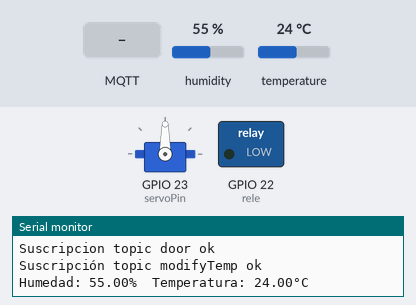
The sketch below on a simulated ESP32. On the bench: servo, switched loads named in the sketch (green lamp = pin HIGH), the last lines printed to the serial monitor. Inputs (shaded band) come from the test bench; at power-on: temperature 24 °C, humidity 55 %. WiFi joins after 1.5 s; servers stay silent unless stated; no MQTT or app messages arrive unless stated.

Above: at 2.7 s.
2.8 s: temperature set to 28 °C
5.9 s: temperature set to 31 °C
8.6 s: MQTT message "abrir" arrives on the second subscribed topic
At 22.3 s:
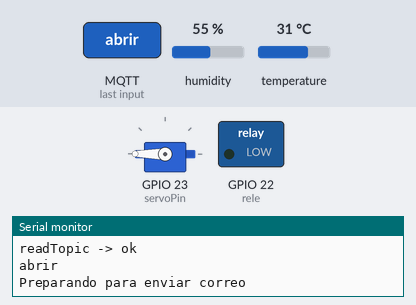
At 24.3 s:
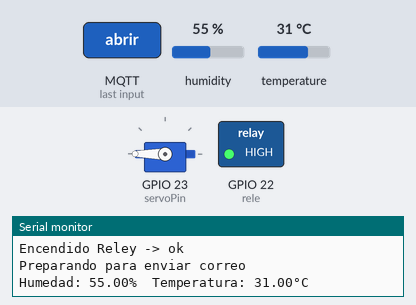
Timing chart, 0 to 25.8 s (numbered marks = the images above; inputs shaded):
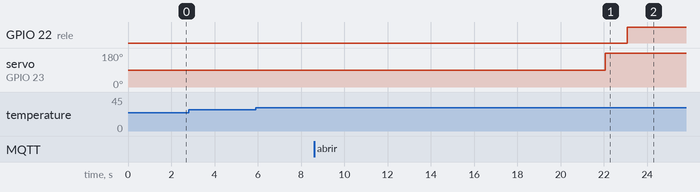

The sketch:

proyecto_final_IoT.ino
```cpp
#include <ThingSpeak.h>
#include <ESP32_MailClient.h>
#include <DHT.h>
#include <ESP32Servo.h>
#include <WiFi.h>
#include <PubSubClient.h>


#define DHTPIN 4
#define DHTTYPE DHT11

//**************
//**** MQTT CONFIG *****
//**************
const char *mqtt_server = "node02.myqtthub.com";
const int mqtt_port = 1883;
const char *mqtt_user = "1";
const char *mqtt_pass = "11";
const char *root_topic_subscribe = "InfoHogar/in";
const char *root_topic_publish = "InfoHogar/out";

const char *root_topic_subscribe_door = "InfoHogar/puerta";
const char *root_topic_subscribe_modifyTemp = "InfoHogar/modifcartemperatura";
const char *root_topic_publish_data = "InfoHogar/Datos";
const char *root_topic_publish_temp = "InfoHogar/temperatura";
const char *root_topic_publish_humedity = "InfoHogar/humedad";

unsigned long channelID = 1755749;                //ID de vuestro canal.
const char* WriteAPIKey = "T8R9QSDZ1YD37337";     //Write API Key de vuestro canal.

//Config mail
#define emailSenderAccount    "electivaiotunisangil@gmail.com"
#define emailSenderPassword   "ElectivaIOT20"
#define emailRecipient        "jonhfuentes4@unisangil.edu.co"
#define smtpServer            "smtp.gmail.com"
#define smtpServerPort        465

String emailSubject = "MENSAJE ENVIADO DESDE ESP 32";
String emailBodyMessage = "<div style=\"color:#000000;\"><p>- DATOS ESP 32</p></div>";

//**************
//**** WIFICONFIG ******
//**************
const char* ssid ="red1" ;
const char* password="00000000";

//**************
//**** GLOBAL CONFIG *****
//**************
float temperature=0;
float humidity=0;
int stateRele=0;
int stateServo=0;
static const int servoPin = 23;
const int rele = 22;

String topic="";
String body="";
int tempModify=29;
int banderaControllerTempMail = 0;
float lastTemperature;

const unsigned long publishTempAll = 25000;
unsigned long lastPublishTempAll;

const unsigned long publishHumedityAll = 25000;
unsigned long lastPublishHumedityAll;


//objects
DHT dht(DHTPIN, DHTTYPE);
Servo myservo;
SMTPData smtpData;


//**************
//**** GLOBALES   ******
//**************
WiFiClient espClient;
PubSubClient client(espClient);
char msg[25];
long count=0;

//************************
//** F U N C I O N E S ***
//************************
void callback(char* topic, byte* payload, unsigned int length);
void reconnect();
void setup_wifi();
// Callback function to get the Email sending status
void sendCallback(SendStatus info);

void read_sensor_data(void * parameter) {
   for (;;) {
    readDataSensor();
    readModifyTemp();
   }
}

void readDataSensor(){
  humidity = dht.readHumidity();
  lastTemperature = dht.readTemperature();
  if(!isnan(lastTemperature)){
    temperature = lastTemperature;
    }
  Serial.print(F("Humedad: "));
  Serial.print(humidity);
  Serial.print("%");
  Serial.print(F("  Temperatura: "));
  Serial.print(temperature);
  Serial.println(F("°C "));
  delay(1000);
  }

void readTopicDoor(){
  Serial.println(topic);
  if(topic!=""){
    String readTopic = topic.substring(10,16);
    Serial.println(readTopic);
    if(readTopic=="puerta"){
      if(body=="abrir"){
        Serial.println("readTopic -> ok");
        Serial.println(body);
        myservo.write(180);
        emailSubject = "ESP32 ALERTA - PUERTA ABIERTA";
        emailBodyMessage = "<div style=\"color:#2f4468;\"><h1>Hola esto es una notificacion!</h1><p>- La puerta a sido abierta</p></div>";
        ConfigSendMailTo();
        topic="";
        stateServo = 1;
        }
      if(body=="cerrar"){
        Serial.println("readTopic -> ok");
        Serial.println(body);
        myservo.write(1);
        topic="";
        stateServo = 0;
        }
       if(body=="enviarCorreo"){
        Serial.println("enviarCorreo -> ok");
        Serial.println(body);
        ConfigSendMailTo();
        }
      }
    }
  }

 void readModifyTemp(){
  Serial.println(topic);
  if(topic!=""){
    String readTopic = topic.substring(10,29);
    Serial.println(readTopic);
    if(readTopic=="modifcartemperatura"){
      if(body.toInt()>=0){
        Serial.println("readModifyTemp -> ok");
        Serial.println(body.toInt());
        tempModify = body.toInt();
        topic="";
        }
      }
    }
  }

 void controllerTemp(){
  if(temperature>tempModify){
    Serial.println("Encendido Reley -> ok");
    digitalWrite(rele,HIGH);
    emailSubject = "ESP32 ALERTA - VENTILADOR ENCENDIDO";
    emailBodyMessage = "<div style=\"color:#2f4468;\"><h1>Hola señor usuario, esto es una notificacion!</h1><p>- La temperatura a subido, obligando a encender el ventilador</p></div>";
    if(banderaControllerTempMail == 0){
      ConfigSendMailTo();
      banderaControllerTempMail = 1;
      }
    }else{
      Serial.println("Apagado Reley -> ok");
      digitalWrite(rele,LOW);
      banderaControllerTempMail = 0;
      }
  }

  // Callback function to get the Email sending status
void sendCallback(SendStatus msg) {
  // Print the current status
  Serial.println(msg.info());

  // Do something when complete
  if (msg.success()) {
    Serial.println("----------------");
  }
}


void setup_task() {
  xTaskCreate(
    read_sensor_data,
    "Read sensor data",
    1000,
    NULL,
    1,
    NULL
  );
}

void initServo(){
  // Allow allocation of all timers for servo library
  ESP32PWM::allocateTimer(0);
  ESP32PWM::allocateTimer(1);
  ESP32PWM::allocateTimer(2);
  ESP32PWM::allocateTimer(3);
  // Set servo PWM frequency to 50Hz
  myservo.setPeriodHertz(50);
  // Attach to servo and define minimum and maximum positions
  // Modify as required
  myservo.attach(servoPin,500, 2400);
  }


void setup() {
  pinMode(rele,OUTPUT);
  initServo();
  dht.begin();
  Serial.begin(115200);
  setup_wifi();
  setup_task();
  client.setServer(mqtt_server, mqtt_port);
  client.setCallback(callback);

  ThingSpeak.begin(espClient);
}

void loop() {
  if (!client.connected()) {
    reconnect();
  }

  if (client.connected()){
    dataPublish();
    tempPublish();
    humedityPublish();
    readTopicDoor();
    controllerTemp();
    ThingSpeak.writeFields(channelID,WriteAPIKey);
    Serial.println("Datos enviados a ThingSpeak!");

    delay(15000);
  }
  client.loop();


}


void tempPublish(){
  //My timer
  unsigned long topLoop = millis();
  // this is setInterval
  if (topLoop - lastPublishHumedityAll >= publishHumedityAll) {
    lastPublishHumedityAll = topLoop;
    String str = "La Temperatura es -> " + String(temperature)+ "°C";
    str.toCharArray(msg,30);
    client.publish(root_topic_publish_temp,msg);
    ThingSpeak.setField (1,temperature);

    delay(200);
    delay(25000);

    }
}

void humedityPublish(){
  //My timer
  unsigned long topLoop2 = millis();
  // this is setInterval
  if (topLoop2 - lastPublishTempAll >= publishTempAll) {
    lastPublishTempAll = topLoop2;
    String str = "La Humedad es -> "+ String(humidity)+ "%";
    str.toCharArray(msg,30);
    client.publish(root_topic_publish_humedity,msg);
    str="";
    ThingSpeak.setField (2,humidity);
    delay(200);
    delay(25000);
    }
}

void dataPublish(){
  String str = "La Temperatura es -> " + String(temperature)+ "°C";
  str.toCharArray(msg,30);
  client.publish(root_topic_publish_data,msg);
  str="";
  delay(200);
  str = "La Humedad es -> "+ String(humidity)+ "%";
  str.toCharArray(msg,30);
  client.publish(root_topic_publish_data,msg);
  str="";
  delay(200);
  str = "El estado de la puerta es -> "+ String(stateServo);
  str.toCharArray(msg,35);
  client.publish(root_topic_publish_data,msg);
  str="";
  delay(200);
  str = "La temperatura limite es -> "+ String(tempModify);
  str.toCharArray(msg,35);
  client.publish(root_topic_publish_data,msg);
  delay(2000);
  }


//***********
//*    CONEXION WIFI      *
//***********
void setup_wifi(){
  delay(10);
  // Nos conectamos a nuestra red Wifi
  Serial.println();
  Serial.print("Conectando a ssid: ");
  Serial.println(ssid);

  WiFi.begin(ssid, password);

  while (WiFi.status() != WL_CONNECTED) {
    delay(500);
    Serial.print(".");
  }

  Serial.println("");
  Serial.println("Conectado a red WiFi!");
  Serial.println("Dirección IP: ");
  Serial.println(WiFi.localIP());
}


//***********
//*    CONEXION MQTT      *
//***********

void reconnect() {

  while (!client.connected()) {
    Serial.print("Intentando conexión Broker...");
    // Creamos un cliente ID
    String clientId = "esp32_j&l";

    // Intentamos conectar
    if (client.connect(clientId.c_str(),mqtt_user,mqtt_pass)) {
      Serial.println("Conectado!");
      // Nos suscribimos
      if(client.subscribe(root_topic_subscribe)){
        Serial.println("Suscripcion ok");
      }else{
        Serial.println("fallo Suscripción");
      }
      //topic suscribe door
      if(client.subscribe(root_topic_subscribe_door)){
        Serial.println("Suscripcion topic door ok");
      }else{
        Serial.println("fallo Suscripción to door");
      }
      //topic suscribe modifyTemp
      if(client.subscribe(root_topic_subscribe_modifyTemp)){
        Serial.println("Suscripción topic modifyTemp ok");
      }else{
        Serial.println("fallo Suscripción to modifyTemp");
      }
    } else {
      Serial.print("falló  ");
      Serial.print(client.state());
      Serial.println(" Intenta de nuevo en 5 segundos");
      delay(5000);
    }
  }
}


//***********
//*       CALLBACK        *
//***********

void callback(char* topico, byte* payload, unsigned int length){
  String incoming = "";
  Serial.print("Mensaje recibido desde:");
  Serial.print(topico);
  topic=topico;
  Serial.println("");
  for (int i = 0; i < length; i++) {
    incoming += (char)payload[i];
  }
  incoming.trim();
  body=incoming;
  Serial.println("Mensaje: " + incoming);

}
void ConfigSendMailTo(){
  Serial.println("Preparando para enviar correo");
  Serial.println();
  // Set the SMTP Server Email host, port, account and password
  smtpData.setLogin(smtpServer, smtpServerPort, emailSenderAccount, emailSenderPassword);

  // For library version 1.2.0 and later which STARTTLS protocol was supported,the STARTTLS will be
  // enabled automatically when port 587 was used, or enable it manually using setSTARTTLS function.
  //smtpData.setSTARTTLS(true);

  // Set the sender name and Email
  smtpData.setSender("ESP32", emailSenderAccount);

  // Set Email priority or importance High, Normal, Low or 1 to 5 (1 is highest)
  smtpData.setPriority("High");

  // Set the subject
  smtpData.setSubject(emailSubject);

  // Set the message with HTML format
  smtpData.setMessage(emailBodyMessage, true);
  // Set the email message in text format (raw)
  //smtpData.setMessage("Hello World! - Sent from ESP32 board", false);

  // Add recipients, you can add more than one recipient  smtpData.addRecipient(emailRecipient);
  //smtpData.addRecipient("YOUR_OTHER_RECIPIENT_EMAIL_ADDRESS@EXAMPLE.com");

  smtpData.setSendCallback(sendCallback);

  //Start sending Email, can be set callback function to track the status
  if (!MailClient.sendMail(smtpData))
    Serial.println("Error sending Email, " + MailClient.smtpErrorReason());

  //Clear all data from Email object to free memory
  smtpData.empty();
  topic="";
  }
```

Measured:
- after the input at 8.6 s, GPIO 22 (rele): LOW → HIGH after 14.5 s instead of 13.5 s; servo on GPIO 23 (servoPin): 90° → 180° after 13.5 s
